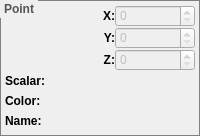
       <widget class="QGroupBox" name="groupBox_2">
        <property name="sizePolicy">
         <sizepolicy hsizetype="Expanding" vsizetype="Preferred">
          <horstretch>0</horstretch>
          <verstretch>0</verstretch>
         </sizepolicy>
        </property>
        <property name="minimumSize">
         <size>
          <width>150</width>
          <height>0</height>
         </size>
        </property>
        <property name="contextMenuPolicy">
         <enum>Qt::NoContextMenu</enum>
        </property>
        <property name="styleSheet">
         <string notr="true"> QGroupBox {
	 font: bold gray;
	color: rgb(84, 84, 84);
     border: 1px solid gray;
/*     border-radius: 5px; */
     margin-top: 2ex; /* leave space at the top for the title */
     padding: 2px
 }

QGroupBox::title {
     font: bold 10px;
     subcontrol-origin: margin;
     subcontrol-position: left top; /* position at the top center */
     padding: 2px;
 }</string>
        </property>
        <property name="title">
         <string>Point</string>
        </property>
        <layout class="QVBoxLayout" name="verticalLayout_6">
         <property name="spacing">
          <number>0</number>
         </property>
         <property name="sizeConstraint">
          <enum>QLayout::SetDefaultConstraint</enum>
         </property>
         <property name="margin">
          <number>2</number>
         </property>
         <item>
          <layout class="QHBoxLayout" name="horizontalLayout_7" stretch="0,1">
           <item>
            <widget class="QLabel" name="Xlabel">
             <property name="minimumSize">
              <size>
               <width>10</width>
               <height>0</height>
              </size>
             </property>
             <property name="font">
              <font>
               <weight>75</weight>
               <bold>true</bold>
              </font>
             </property>
             <property name="frameShape">
              <enum>QFrame::NoFrame</enum>
             </property>
             <property name="text">
              <string>X:</string>
             </property>
             <property name="alignment">
              <set>Qt::AlignRight|Qt::AlignTrailing|Qt::AlignVCenter</set>
             </property>
             <property name="textInteractionFlags">
              <set>Qt::NoTextInteraction</set>
             </property>
            </widget>
           </item>
           <item>
            <widget class="QSpinBox" name="XspinBox">
             <property name="enabled">
              <bool>false</bool>
             </property>
             <property name="maximumSize">
              <size>
               <width>80</width>
               <height>16777215</height>
              </size>
             </property>
             <property name="toolTip">
              <string>Set sagittal slice view</string>
             </property>
             <property name="statusTip">
              <string>Set sagittal slice view</string>
             </property>
             <property name="buttonSymbols">
              <enum>QAbstractSpinBox::UpDownArrows</enum>
             </property>
            </widget>
           </item>
          </layout>
         </item>
         <item>
          <layout class="QHBoxLayout" name="horizontalLayout_8" stretch="0,1">
           <item>
            <widget class="QLabel" name="Ylabel">
             <property name="minimumSize">
              <size>
               <width>10</width>
               <height>0</height>
              </size>
             </property>
             <property name="font">
              <font>
               <weight>75</weight>
               <bold>true</bold>
              </font>
             </property>
             <property name="text">
              <string>Y:</string>
             </property>
             <property name="alignment">
              <set>Qt::AlignRight|Qt::AlignTrailing|Qt::AlignVCenter</set>
             </property>
             <property name="textInteractionFlags">
              <set>Qt::NoTextInteraction</set>
             </property>
            </widget>
           </item>
           <item>
            <widget class="QSpinBox" name="YspinBox">
             <property name="enabled">
              <bool>false</bool>
             </property>
             <property name="maximumSize">
              <size>
               <width>80</width>
               <height>16777215</height>
              </size>
             </property>
             <property name="toolTip">
              <string>Set coronal view slice</string>
             </property>
             <property name="statusTip">
              <string>Set coronal view slice</string>
             </property>
             <property name="buttonSymbols">
              <enum>QAbstractSpinBox::UpDownArrows</enum>
             </property>
            </widget>
           </item>
          </layout>
         </item>
         <item>
          <layout class="QHBoxLayout" name="horizontalLayout_9" stretch="0,1">
           <item>
            <widget class="QLabel" name="Zlabel">
             <property name="minimumSize">
              <size>
               <width>10</width>
               <height>0</height>
              </size>
             </property>
             <property name="font">
              <font>
               <weight>75</weight>
               <bold>true</bold>
              </font>
             </property>
             <property name="text">
              <string>Z:</string>
             </property>
             <property name="alignment">
              <set>Qt::AlignRight|Qt::AlignTrailing|Qt::AlignVCenter</set>
             </property>
             <property name="textInteractionFlags">
              <set>Qt::NoTextInteraction</set>
             </property>
            </widget>
           </item>
           <item>
            <widget class="QSpinBox" name="ZspinBox">
             <property name="enabled">
              <bool>false</bool>
             </property>
             <property name="maximumSize">
              <size>
               <width>80</width>
               <height>16777215</height>
              </size>
             </property>
             <property name="toolTip">
              <string>Set axial view slice</string>
             </property>
             <property name="statusTip">
              <string>Set axial view slice</string>
             </property>
             <property name="buttonSymbols">
              <enum>QAbstractSpinBox::UpDownArrows</enum>
             </property>
            </widget>
           </item>
          </layout>
         </item>
         <item>
          <layout class="QHBoxLayout" name="horizontalLayout_6" stretch="0,1">
           <property name="spacing">
            <number>0</number>
           </property>
           <property name="sizeConstraint">
            <enum>QLayout::SetMinAndMaxSize</enum>
           </property>
           <item>
            <widget class="QLabel" name="pointlabel">
             <property name="minimumSize">
              <size>
               <width>0</width>
               <height>20</height>
              </size>
             </property>
             <property name="maximumSize">
              <size>
               <width>48</width>
               <height>20</height>
              </size>
             </property>
             <property name="font">
              <font>
               <weight>75</weight>
               <bold>true</bold>
              </font>
             </property>
             <property name="frameShape">
              <enum>QFrame::NoFrame</enum>
             </property>
             <property name="frameShadow">
              <enum>QFrame::Plain</enum>
             </property>
             <property name="text">
              <string>Scalar:</string>
             </property>
             <property name="textFormat">
              <enum>Qt::AutoText</enum>
             </property>
             <property name="scaledContents">
              <bool>true</bool>
             </property>
             <property name="textInteractionFlags">
              <set>Qt::NoTextInteraction</set>
             </property>
            </widget>
           </item>
           <item>
            <widget class="QLabel" name="pointlabelnumber">
             <property name="maximumSize">
              <size>
               <width>16777215</width>
               <height>20</height>
              </size>
             </property>
             <property name="text">
              <string/>
             </property>
             <property name="scaledContents">
              <bool>true</bool>
             </property>
             <property name="alignment">
              <set>Qt::AlignLeading|Qt::AlignLeft|Qt::AlignVCenter</set>
             </property>
            </widget>
           </item>
          </layout>
         </item>
         <item>
          <layout class="QHBoxLayout" name="horizontalLayout_11" stretch="0,1">
           <item>
            <widget class="QLabel" name="label_2">
             <property name="minimumSize">
              <size>
               <width>0</width>
               <height>20</height>
              </size>
             </property>
             <property name="maximumSize">
              <size>
               <width>48</width>
               <height>20</height>
              </size>
             </property>
             <property name="font">
              <font>
               <weight>75</weight>
               <bold>true</bold>
              </font>
             </property>
             <property name="text">
              <string>Color: </string>
             </property>
            </widget>
           </item>
           <item>
            <widget class="QLabel" name="pointlabelcolor">
             <property name="maximumSize">
              <size>
               <width>16777215</width>
               <height>20</height>
              </size>
             </property>
             <property name="text">
              <string/>
             </property>
            </widget>
           </item>
          </layout>
         </item>
         <item>
          <layout class="QHBoxLayout" name="horizontalLayout">
           <item>
            <widget class="QLabel" name="namelabel">
             <property name="minimumSize">
              <size>
               <width>0</width>
               <height>20</height>
              </size>
             </property>
             <property name="maximumSize">
              <size>
               <width>48</width>
               <height>20</height>
              </size>
             </property>
             <property name="font">
              <font>
               <weight>75</weight>
               <bold>true</bold>
              </font>
             </property>
             <property name="text">
              <string>Name:</string>
             </property>
            </widget>
           </item>
           <item>
            <widget class="QLabel" name="pointlabelname">
             <property name="text">
              <string/>
             </property>
            </widget>
           </item>
          </layout>
         </item>
        </layout>
       </widget>
